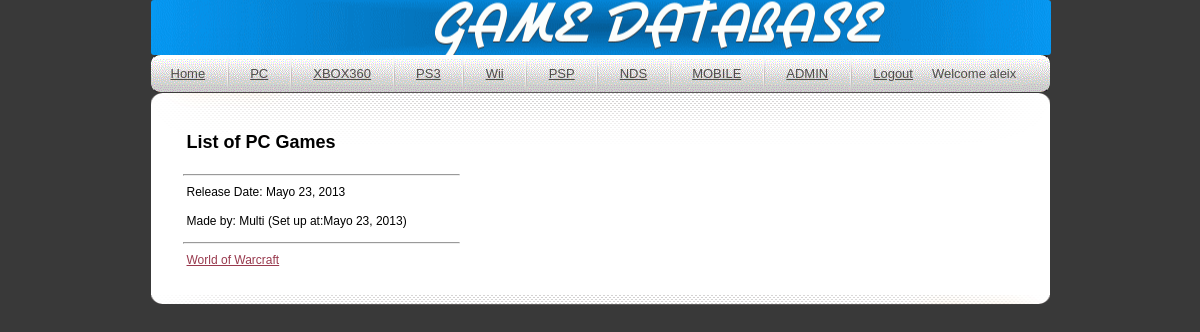
/PC (signed in), run on the app's committed database.
### main/models.py (models this page shows, shortened)
class Platform(models.Model):
    Types=(
        ('PlayStation 3','PlayStation 3'),('Xbox 360','Xbox 360'),('PC','PC'),('Nintendo DS','Nintendo DS'),('Mobile','Mobile'),('PSP','PSP'),
    )
    releaseDate = models.DateField()
    name = models.CharField(max_length=100,choices=Types,unique=True,primary_key=True)

class Company(models.Model):
    setUp = models.DateField()
    name = models.CharField(max_length=100,unique=True,primary_key=True)

class SupportedBy(models.Model):
    game=models.ForeignKey(Game)
    platform=models.ForeignKey(Platform)

class Game(models.Model):
    releaseDate = models.DateField()
    name = models.CharField(max_length=100,unique=True,primary_key=True)
    publisher = models.ForeignKey(Company)

### main/views.py (the view)
# urls.py: url(r'^PC$',gamesByPlatform),
@login_required(login_url='/login')
def gamesByPlatform(request):
    template = get_template('info.html')
    tmp = request.path.split('/')[1]
    try:
        coll = Made.objects.get(platform=tmp)
        collection = SupportedBy.objects.all().filter(platform=tmp)
        variables =Context({
            'Title':'List of '+tmp+' Games',
            'TYPE':tmp,
            'Date': coll.platform.releaseDate,
            'Made':coll.company.name,
            'set':coll.company.setUp,
            'result': collection,
            'user': request.user,
        })
    except:
        variables =Context({
            'Title':'List of '+tmp+' Games',
            'user': request.user,
            'Message':'Games not added yet! ',
        })
        return render_to_response('http404.html',variables)
    return render_to_response('info.html',variables)

### main/templates/info.html (shortened to what this page needs)
{% extends "main.html" %}
    {% block content %}
        <h2>{{Title}}</h2>
        <hr style="width: 275px; float: left; margin-left: 32px"><p>
            <p>Release Date: {{Date}} </p>
            <p>Made by: {{Made}} (Set up at:{{set}})</p>
        <hr style="width: 275px; float: left; margin-left: 32px"><p>
        {% for item in result %}
        <p><a href=/{{TYPE|urlencode}}/{{item.game.name|urlencode}}>{{item.game.name}}</a></p>
        <p></p>
    {% endfor %}
    {% endblock %}

### main/templates/main.html (shortened to what this page needs)
<!DOCTYPE html PUBLIC "-//W3C//DTD XHTML 1.0 Transitional//EN" "http://www.w3.org/TR/xhtml1/DTD/xhtml1-transitional.dtd">
<html xmlns="http://www.w3.org/1999/xhtml">
<head>
{% load staticfiles %}
<link rel="stylesheet" type="text/css" href="{% static "css/style.css" %}" />
</head>
<body>
<div id="wrap">
    <div class="header">
        <div class="logo"></div>
    <div id="menu">
        <ul>
            <li class="selected"><a href="/">Home</a></li>
            <li class="divider"></li>
            <li class="selected"><a href="/PC">PC</a></li>
            <li class="divider"></li>
            <li class="selected"><a href="/Xbox 360">XBOX360</a></li>
            <li class="divider"></li>
            <li class="selected"><a href="/PlayStation 3">PS3</a></li>
            <li class="divider"></li>
            <li class="selected"><a href="/Wii">Wii</a></li>
            <li class="divider"></li>
            <li class="selected"><a href="/PSP">PSP</a></li>
            <li class="divider"></li>
            <li class="selected"><a href="/Nintendo DS">NDS</a></li>
            <li class="divider"></li>
            <li class="selected"><a href="/Mobile">MOBILE</a></li>
            <li class="divider"></li>
            <li class="selected"><a href="/admin">ADMIN</a></li>
            <li class="divider"></li>
            <li class="selected">{% if user.username %}
                                    <a href="/logout/">Logout</a>
                                    {% else %}
                                    <a href="/login">Log in</a>
                                    <a href="/register">Register</a>
                                    {% endif %}</li>
            <li class=selected"><a href="">Welcome {{ user }}</a></li>
        </ul>
    </div>
</div>
    <div class="center_content">
            {% if user.is_authenticated %}
                {% block content %}{% endblock %}
            {%else%}
<!--               <h3>PLEASE LOG IN TO SEE THE CONTENT ( Default User [user01: 123456] )</h3>
-->                               {% block contents %}{% endblock %}
            {% endif %}
    <p></p>
    </div>
     <div class="clear">
        <p></p>
     </div>
</div>
</body>
</html>

### static/css/style.css (style rules this page uses)
body { background-color:#393939; font-family:Arial, Helvetica, sans-serif; padding:0; font-size:12px; margin:0px auto auto auto; color:#000000; }
a { color:#993a4e; }
.clear { clear:both; }
p { padding:5px 0 5px 0; margin:0px; text-align:justify; line-height:19px; }
#wrap { width: 899px; height: auto; margin: auto; background-color: #393939; }
.header { width: 900px; height: auto; margin: auto; border-radius: 3px; background-color: #393939; background: url(/static/images/banner.gif) no-repeat center; }
.logo { padding: 55px 0 0 322px; }
#menu { width:899px; height: 37px; float: left; padding: 0px; margin: 30px 0 30 150px; _margin: 30px 0 0 80px; border-radius: 8px; background:url(/static/images/menu_bg.gif) no-repeat center center; }
#menu ul { display: block; list-style: none; padding: 0px 0 0 10px; margin: 0px; }
#menu ul li { display: inline; padding: 0px; margin: 0px; height: 0px; }
#menu ul li a { height:37px; display:block; padding:0px 5px 0 5px; margin:0 4px 0 4px; _margin:0 2px 0 2px; float:left; text-decoration:none; text-align:center; color:#504d4b; font-size:13px; line-height:37px; }
#menu ul li.selected a { height:37px; display:block; padding:0px 5px 0 5px; margin:0 5px 0 5px; float:left; text-decoration:underline; text-align:center; color:#504d4b; font-size:13px; line-height:37px; }
#menu ul li.divider { height:37px; width:2px; display:block; padding:0px 7px 0 6px; margin:0 5px 0 5px; float:left; background:url(/static/images/divider.gif) no-repeat center top; }
.center_content { width: 899px; padding: 0px 0 0 0; margin: 0px; text-indent: 3em; float: left; background: url(/static/images/center_bg.gif) no-repeat center top; background-color: #FFFFFF; }
.clear { clear: both; background: url(/static/images/center_bg2.gif) no-repeat center bottom; margin: 0px; }

### data on the page
Platform: releaseDate "Mayo 23, 2013"
Company: name "Multi", setUp "Mayo 23, 2013"
SupportedBy: game.name "World of Warcraft"

### other printed values
{{ user }} "aleix"
{{ Title }} "List of PC Games"
